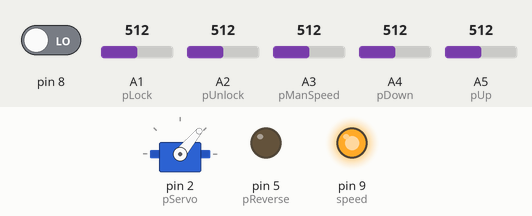
The sketch below on a simulated Arduino Uno, built with avr-gcc and run on an emulated ATmega328P. On the bench: servo, output pins drawn as LEDs (lit = HIGH). The test bench sets the inputs (shaded band); at power-on: pin 8 LOW, A4 (pDown) = 512, A5 (pUp) = 512, A1 (pLock) = 512, A2 (pUnlock) = 512, A3 (pManSpeed) = 512. What the sketch prints to the serial monitor is not drawn.

Above: at 5.8 s.
5.9 s: pin 8 driven HIGH
9.4 s: A4 (pDown) set to 488
At 17.0 s:
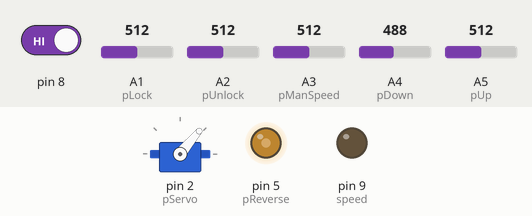
19.1 s: A5 (pUp) set to 306
At 22.5 s:
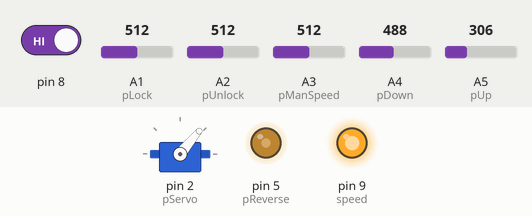
22.6 s: A4 (pDown) set to 716
At 25.4 s:
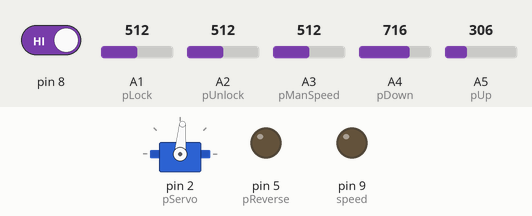
26.1 s: A4 (pDown) set to 30
Timing chart, 0 to 29.1 s (numbered marks = the images above; inputs shaded):
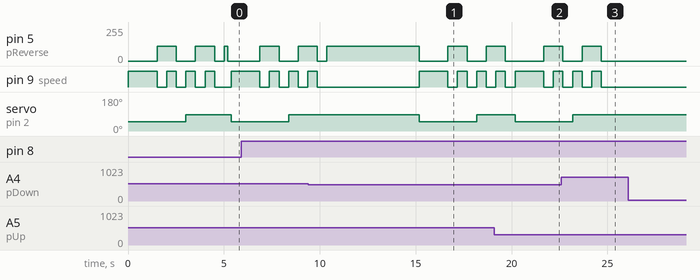

The sketch:

BTWinch.ino
```cpp
//#define pSpeed 9
//#define pSensZero 8
//
#define pServo 2
#define pReverse 5
#define pSpeed_low PORTB &= B11111101
#define pSpeed_High PORTB |=B00000010
#define pSensZero (PINB & B00000001)
#define pBTrx 3
#define pBTtx 4
#define pUp A5
#define pDown A4
#define pLock A1
#define pUnlock A2
#define pManSpeed A3

#include <MsTimer2.h>
#include <SoftwareSerial.h>
#include <Servo.h>

#define vLock 50
#define vUnlock 85

SoftwareSerial mySerial(pBTtx,pBTrx); // RX, TX
Servo clutch;

long PercentPower = 0;

void setup() {

  pinMode(pReverse, OUTPUT);
  pinMode(9, OUTPUT); //speed

  pinMode(8, INPUT);

  pStop();

  SoftwareSerial mySerial(pBTrx,pBTtx); // RX, TX
Serial.begin(9600);
Serial.println("init ok");
  mySerial.begin(9600);
  mySerial.println("winch init ok");

  while(1)
  {
    if (analogRead(pUp)>500 || analogRead(pDown)>500 || analogRead(pLock)>500 || analogRead(pUnlock)>500)
    {
      if (analogRead(pLock)>500)
      {
        LockUnlock(true);
      }
      if (analogRead(pUnlock)>500)
      {
        LockUnlock(false);
      }
      if (analogRead(pUp)>500)
      {
        PercentPower = analogRead(pManSpeed)/100;
        DoBack();
      }
      if (analogRead(pDown)>500)
      {
        PercentPower = analogRead(pManSpeed)/100;
        DoForvard();
      }
    }
    else
    {
      byte ch = mySerial.read();
      if (ch >= 100 && ch <110)
      {
        PercentPower = ch - 99;
        Serial.println(ch);
        DoForvard();
      }
      if (ch >= 110 && ch <120)
      {
        PercentPower = ch - 109;
        Serial.println(ch);
        DoBack();
      }
      if (ch == 43)  //+ Lock
      {
        LockUnlock(true);
      }
      if (ch == 45) //- Unlok
      {
        LockUnlock(false);
      }
    }
  }
}

// the loop function runs over and over again forever
void loop() {


}

void LockUnlock(bool ToLock)
{
        clutch.attach(pServo);
        if (ToLock) clutch.write(vLock); else clutch.write(vUnlock);
        pSpeed_High;
        if (ToLock) delay(1500); else delay(500);
        pStop();
        analogWrite(pReverse, 110);
        delay(500);
        pSpeed_High;
        delay(500);
        pStop();
        delay(500);
        clutch.detach();
}

void DoForvard()
{
  digitalWrite(pReverse, LOW);
  for (unsigned long i = 0; i < 70000; i++)
  {
      SetPower();
  }
  pStop();
}

void DoBack()
{
  analogWrite(pReverse, 110);
  delay(50); //время на срабатывание реле
  for (unsigned long i = 0; i < 60000; i++)
  {
      SetPower();
  }
  pStop();
}

void pStop()
{
  PercentPower = 0;
  MsTimer2::stop();
  pSpeed_low;
  digitalWrite(pReverse, LOW);
}

// Установка мощности мотора.
void SetPower()
{

  if (pSensZero) //Всё взводится только если сейчас 0!
  {
    if (PercentPower > 9){
      pSpeed_High;
    }
    else{
      MsTimer2::stop();
      pSpeed_low;

       unsigned long ms = 24 - (PercentPower * 24/10); //А 6мс потому, что датчик 0 не идеален и уже проходит некоторое время до того, как напряжение будет достаточно большое для загорания светодиода в оптоаре.

      MsTimer2::set(ms, 2, PowerControl);
      MsTimer2::start();
    }
  }
}

//Метод вызывается из перывания по таймеру и тупо активирует тиристорный ключ.
void PowerControl()
{
      pSpeed_High;
}
```

Measured:
- the behaviour switches between 501 and 500 on A4 (pDown) (found by bisection; images 0 and 1)
- after the input at 9.4 s, servo on pin 2 (pServo): 85° → 50° after 5.8 s, → 85° 3.0 s later
- after the input at 19.1 s, servo on pin 2 (pServo): 85° → 50° after 1.1 s
- after the input at 22.6 s, servo on pin 2 (pServo): goes on until 23.2 s, then stays 85°
- after the input at 26.1 s, every drawn part: stays the same
